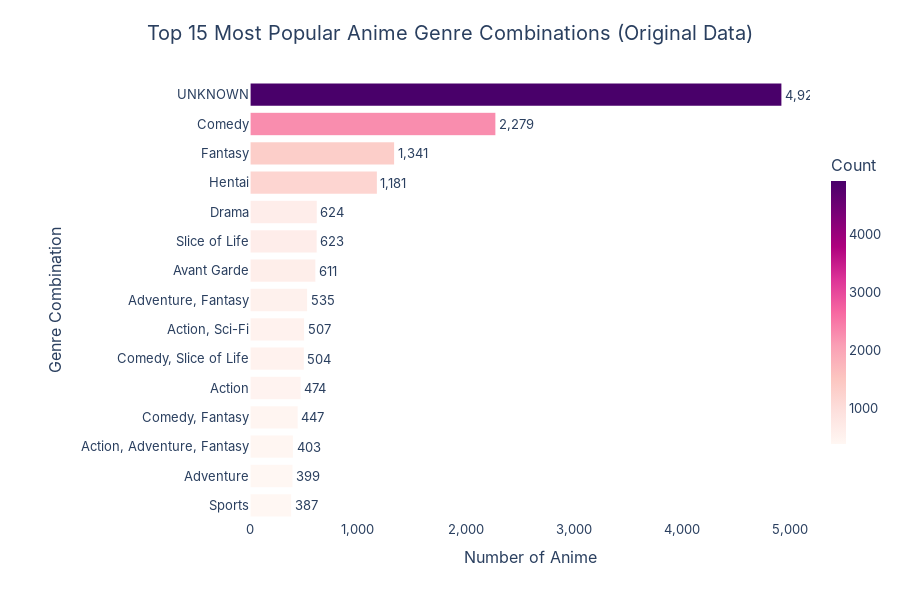

The notebook cell this image was saved under:
### Markdown cell above
### 3.3.1.Misleading Insight:
- What are the most frequently appearing genre combinations or genre strings as they are originally listed in the dataset?

### Code cell
genre_counts = df_anime_dataset_2023['Genres'].value_counts().head(15).reset_index()
genre_counts.columns = ['Genres', 'Count']

# Sắp xếp theo Count để dễ nhìn hơn
genre_counts = genre_counts.sort_values('Count', ascending=True)

fig = px.bar(
    genre_counts,
    x='Count',  # Đổi x thành Count
    y='Genres',  # Đổi y thành Genres
    orientation='h',  # Thêm orientation='h' để biểu đồ nằm ngang
    title='Top 15 Most Popular Anime Genre Combinations (Original Data)',
    labels={'Genres': 'Genre Combination', 'Count': 'Number of Anime'},
    text='Count',
    color='Count',
    color_continuous_scale='RdPu'  # Hoặc màu bạn thích
)

fig.update_traces(
    marker_line_color='white',
    marker_line_width=1.2,
    textposition='outside',
    texttemplate='%{text:,}',
    hovertemplate='<b>Genres:</b> %{y}<br><b>Count:</b> %{x:,}<extra></extra>'  # Đổi %{x} và %{y}
)

fig.update_xaxes(
    showgrid=False,
    zeroline=False,
    tickformat=','
)
fig.update_yaxes(
    showgrid=False,
    zeroline=False
)

fig.update_layout(
    title={'text': 'Top 15 Most Popular Anime Genre Combinations (Original Data)', 'x': 0.5, 'xanchor': 'center'},
    bargap=0.2,
    height=600,  # Tăng chiều cao để hiển thị tốt hơn
    font=dict(family='Inter', size=13),
    title_font=dict(size=20),
    plot_bgcolor='white',
    paper_bgcolor='white',
    margin=dict(t=80, l=250, r=40, b=80),  # Tăng margin left để hiển thị label đầy đủ
    hoverlabel=dict(bgcolor='white', bordercolor='#888', font_size=12),
    coloraxis_colorbar=dict(title="Count", thickness=15, len=0.7)
)

fig.show()

### Figure 1 — Plotly figure (JSON) as saved in the notebook; plotly's stock layout.template omitted (floating-point values rounded to 4 significant figures)
{"data": [{"hovertemplate": "<b>Genres:</b> %{y}<br><b>Count:</b> %{x:,}<extra></extra>", "legendgroup": "", "marker": {"color": [387, 399, 403, 447, 474, 504, 507, 535, 611, 623, 624, 1181, 1341, 2279, 4929], "coloraxis": "coloraxis", "line": {"color": "white", "width": 1.2}, "pattern": {"shape": ""}}, "name": "", "orientation": "h", "showlegend": false, "text": [387.0, 399.0, 403.0, 447.0, 474.0, 504.0, 507.0, 535.0, 611.0, 623.0, 624.0, 1181.0, 1341.0, 2279.0, 4929.0], "textposition": "outside", "texttemplate": "%{text:,}", "type": "bar", "x": [387, 399, 403, 447, 474, 504, 507, 535, 611, 623, 624, 1181, 1341, 2279, 4929], "xaxis": "x", "y": ["Sports", "Adventure", "Action, Adventure, Fantasy", "Comedy, Fantasy", "Action", "Comedy, Slice of Life", "Action, Sci-Fi", "Adventure, Fantasy", "Avant Garde", "Slice of Life", "Drama", "Hentai", "Fantasy", "Comedy", "UNKNOWN"], "yaxis": "y"}], "layout": {"bargap": 0.2, "barmode": "relative", "coloraxis": {"colorbar": {"len": 0.7, "thickness": 15, "title": {"text": "Count"}}, "colorscale": [[0, "rgb(255,247,243)"], [0.125, "rgb(253,224,221)"], [0.25, "rgb(252,197,192)"], [0.375, "rgb(250,159,181)"], [0.5, "rgb(247,104,161)"], [0.625, "rgb(221,52,151)"], [0.75, "rgb(174,1,126)"], [0.875, "rgb(122,1,119)"], [1, "rgb(73,0,106)"]]}, "font": {"family": "Inter", "size": 13}, "height": 600, "hoverlabel": {"bgcolor": "white", "bordercolor": "#888", "font": {"size": 12}}, "legend": {"tracegroupgap": 0}, "margin": {"b": 80, "l": 250, "r": 40, "t": 80}, "paper_bgcolor": "white", "plot_bgcolor": "white", "title": {"font": {"size": 20}, "text": "Top 15 Most Popular Anime Genre Combinations (Original Data)", "x": 0.5, "xanchor": "center"}, "xaxis": {"anchor": "y", "domain": [0, 1], "showgrid": false, "tickformat": ",", "title": {"text": "Number of Anime"}, "zeroline": false}, "yaxis": {"anchor": "x", "domain": [0, 1], "showgrid": false, "title": {"text": "Genre Combination"}, "zeroline": false}}}
